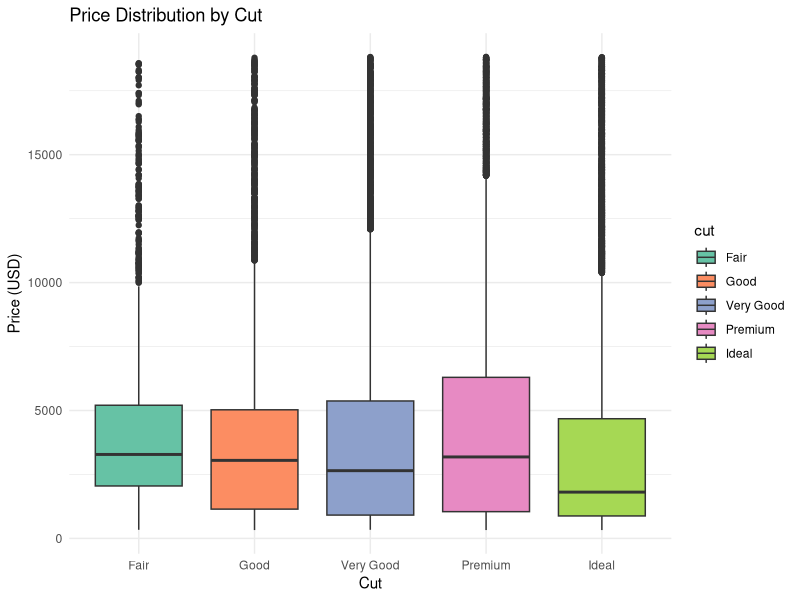

This figure's R source:
#| title: "Qualitative Palettes"
#| category: "Week 6 Part 3: Colour Theory"
#| dataset-name: "diamonds"
#| description: "Create a boxplot of `price` grouping by `cut`. Map `cut` to the `fill` aesthetic, and apply the qualitative `"Set2"` palette from RColorBrewer using `scale_fill_brewer()`."
#| stub: "ggplot(diamonds, aes(x = cut, y = price, fill = ___)) +  \n  ___() +  \n  ____(palette = "Set2") +  \n  labs(title = "Price Distribution by Cut",  \n       x = "Cut",\n       y = "Price (USD)") + \n  theme_minimal()"

library(ggplot2)
library(dplyr)

p <- ggplot(diamonds, aes(x = cut, y = price, fill = cut)) +
  geom_boxplot() +
  scale_fill_brewer(palette = "Set2") +
  labs(
    title = "Price Distribution by Cut",
    x = "Cut", y = "Price (USD)"
  ) +
  theme_minimal()

print(p)
